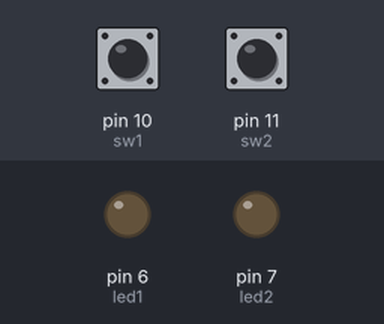
A sketch run on a simulated Arduino Uno, built with avr-gcc and run on an emulated ATmega328P. Shown: output pins drawn as LEDs (lit = HIGH). The inputs (shaded band) are chosen by the test bench; at power-on: pin 10 (sw1) HIGH, pin 11 (sw2) HIGH. What the sketch prints to the serial monitor is not drawn.

Above: at 1.2 s.
1.3 s: pin 10 (sw1) pulled LOW for 0.15 s
At 1.38 s:
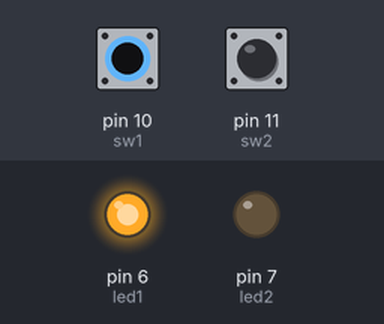
2.9 s: pin 11 (sw2) pulled LOW for 1 s
At 3.7 s:
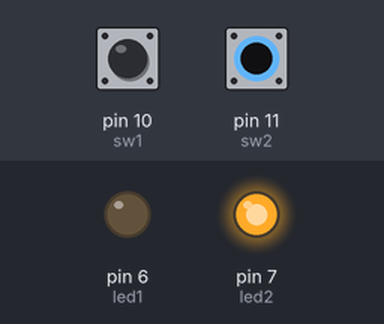
5.4 s: pin 10 (sw1) pulled LOW for 1 s
At 7.4 s:
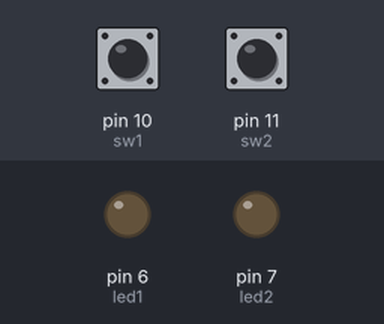
9.4 s: pin 11 (sw2) pulled LOW for 0.15 s
At 10.1 s:
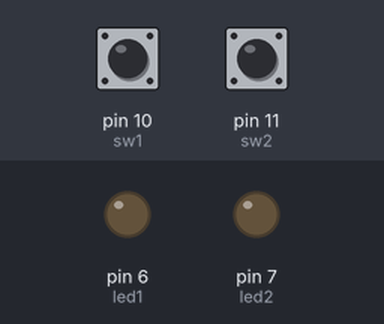
12.5 s: pin 11 (sw2) pulled LOW for 3.2 s
At 13.2 s:
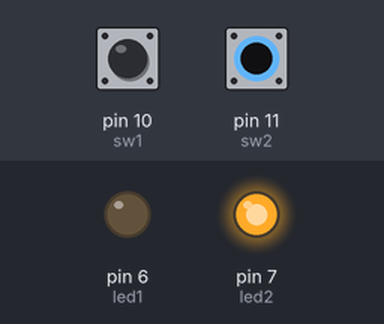
18.7 s: pin 10 (sw1) pulled LOW for 3.2 s
At 19.2 s:
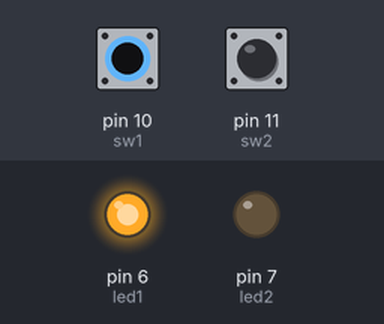
Timing chart, 0 to 23.4 s (numbered marks = the images above; inputs shaded):
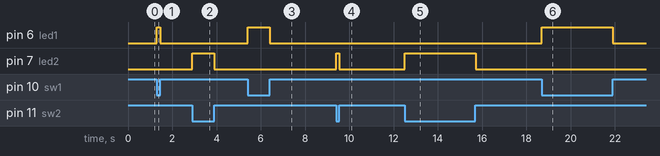

The sketch:

tact.ino
```cpp
/*****************************
2016.06.14 deneb21
2 Led Control by 2 Switch
http://deneb21.tistory.com/377
******************************/

//LED 핀설정
int led1 = 6;
int led2 = 7;

//스위치 핀설정
int sw1 = 10;
int sw2 = 11;

void setup() {
  //시리얼 모니터
  Serial.begin(9600);
  //LED 1,2를 OUTPUT 으로 설정
  pinMode(led1, OUTPUT);
  pinMode(led2, OUTPUT);
  //SW 1,2를 설정, 아두이노 풀업저항 사용
  pinMode(sw1,INPUT_PULLUP);
  pinMode(sw2,INPUT_PULLUP);
}

void loop() {
  //SW1 ON, SW2 OFF => LED1 ON, LED2 OFF
  if(digitalRead(sw1)==LOW && digitalRead(sw2)==HIGH) {
    digitalWrite(led1,HIGH);
    digitalWrite(led2,LOW);
    Serial.println("SW1 ON");
  //SW1 OFF, SW2 ON => LED1 OFF, LED2 ON
  } else if(digitalRead(sw1)==HIGH && digitalRead(sw2)==LOW) {
    digitalWrite(led1,LOW);
    digitalWrite(led2,HIGH);
    Serial.println("SW2 ON");
  //SW1 ON, SW2 ON => LED1 ON, LED2 ON
  } else if(digitalRead(sw1)==LOW && digitalRead(sw2)==LOW) {
    digitalWrite(led1,HIGH);
    digitalWrite(led2,HIGH);
    Serial.println("SW1,2 ON");
  //SW1 OFF, SW2 OFF => LED1 OFF, LED2 OFF
  } else {
    digitalWrite(led1,LOW);
    digitalWrite(led2,LOW);
    Serial.println("NO SW");
  }
}
```

Measured:
- after the input at 1.3 s, pin 6 (led1): LOW → HIGH at once, → LOW 0.15 s later
- after the input at 2.9 s, pin 7 (led2): LOW → HIGH at once, → LOW 1.0 s later
- after the input at 5.4 s, pin 6 (led1): LOW → HIGH at once, → LOW 1.0 s later
- after the input at 9.4 s, pin 7 (led2): LOW → HIGH at once, → LOW 0.15 s later
- after the input at 12.5 s, pin 7 (led2): LOW → HIGH at once, → LOW 3.2 s later
- after the input at 18.7 s, pin 6 (led1): LOW → HIGH at once, → LOW 3.2 s later
